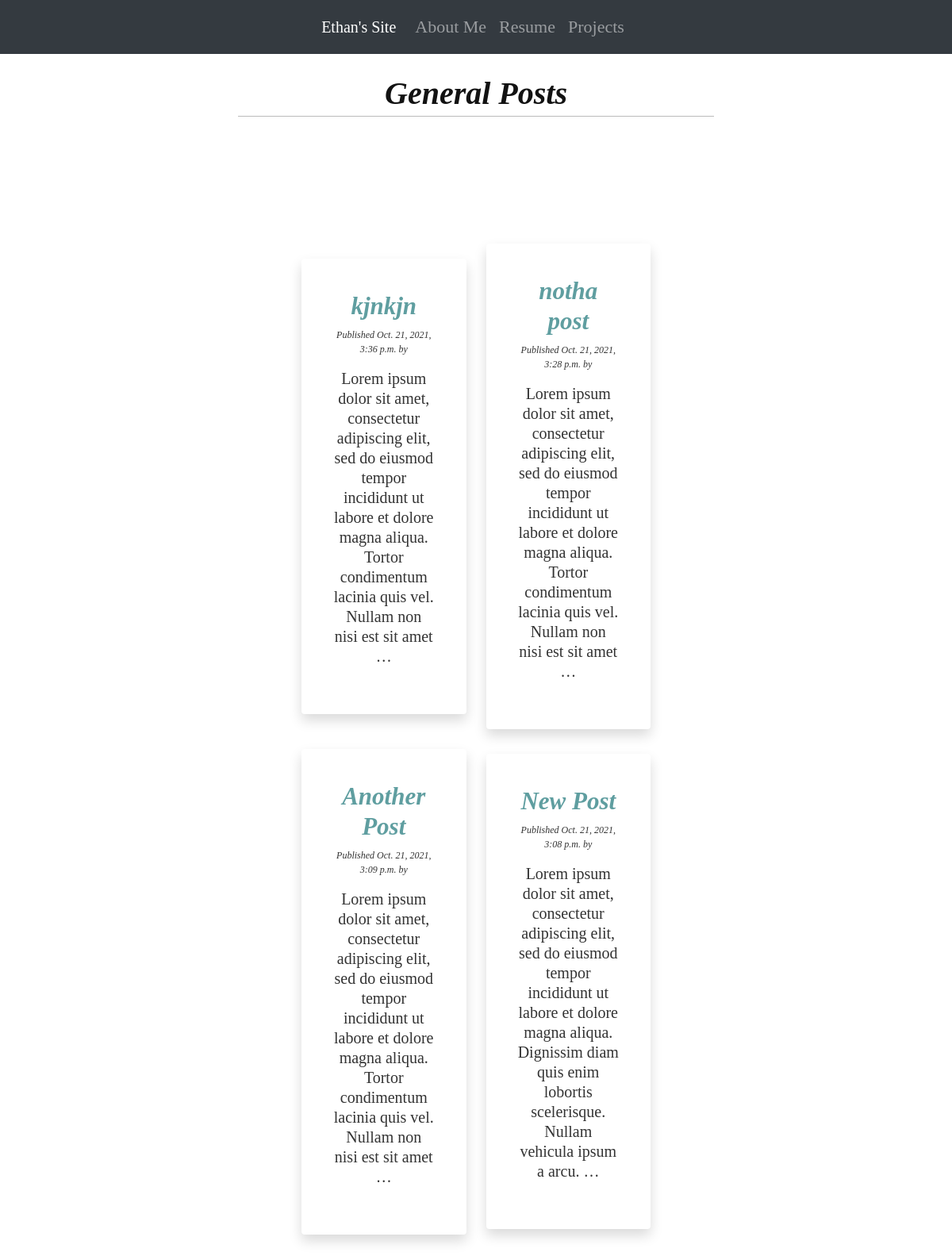
The app's page /, older data.
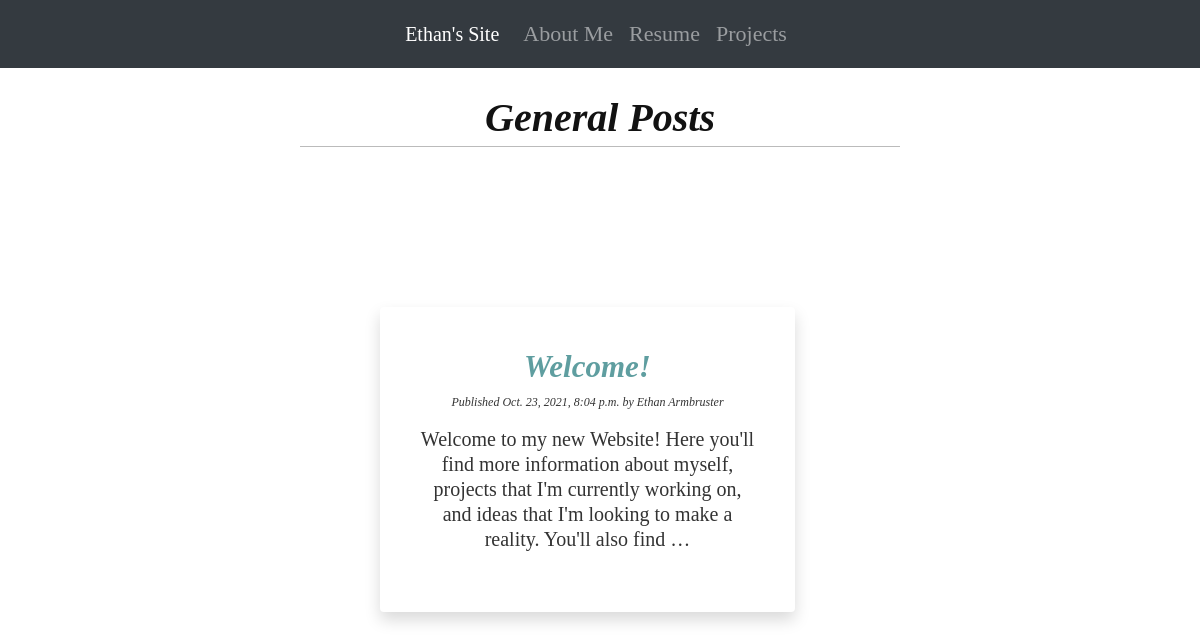
The same page, newer data.
### functionality/models.py (models this page shows, shortened)
class Post(models.Model):
    STATUS_CHOICES = (
        ('draft', 'Draft'), ('published', 'Published'),
    )
    title = models.CharField(max_length=500)
    slug = models.SlugField(max_length=500, unique_for_date='publish')
    author = models.ForeignKey(User, on_delete=models.CASCADE, related_name='blog_posts')
    body = RichTextField(blank=True, null=True)
    publish = models.DateTimeField(default=django.utils.timezone.now)
    created = models.DateTimeField(auto_now_add=True)
    updated = models.DateTimeField(auto_now=True)
    status = models.CharField(max_length=10, choices=STATUS_CHOICES, default='draft')
    objects = models.Manager()
    published = PublishedManager()
    class Meta:
        ordering = ('-publish',)
    def get_absolute_url(self):
        return reverse('functionality:post_detail', args=[self.publish.year,
                                                 self.publish.month,
                                                 self.publish.day,
                                                 self.slug])

### functionality/views.py (the view)
# urls.py: path('', views.post_list, name='post_list'),
def post_list(request):
    posts = Post.published.all()
    return render(request, 'html/list.html', {'posts': posts})

### functionality/models.py (called while the page is built)
    def get_queryset(self):
        return super(PublishedManager, self).get_queryset().filter(status='published')

### functionality/templates/html/list.html (shortened to what this page needs)
{% extends "html/base.html" %}
{% load static %}
{% load tz %}
{% block content %}
    <h1 class="times header"><span>General Posts</span></h1>
    <div id="blog_post_grid" class="grid-container">
        {% for post in posts %}
            <div id="indiv_post_card" class=" grid-item border-0 frame shadow secondary-theme card">
                <h2>
                    <a class="times post_title_color" href="{{ post.get_absolute_url }}">
                        {{ post.title }}
                    </a>
                </h2>
                <p class="date">
                    Published {{ post.publish|timezone:"America/New_York" }}
                    by {{ post.author.first_name }} {{ post.author.last_name }}
                </p>
                <div>
                    <p class="times_info">
                        {{ post.body|truncatewords:30 }}
                    </p>
                </div>
            </div>
        {% endfor %}
    </div>
{% endblock %}

Row changes from the older to the newer data that the page shows:
removed Post: title "kjnkjn", publish "Oct. 21, 2021, 3:36 p.m.", body "Lorem ipsum dolor sit amet, consectetur adipiscing elit, sed do eiusmod tempor incididunt ut labore et dolore magna aliqua. Tortor condimentum lacinia quis vel. Nullam non nisi est sit amet …"
removed Post: title "notha post", publish "Oct. 21, 2021, 3:28 p.m.", body "Lorem ipsum dolor sit amet, consectetur adipiscing elit, sed do eiusmod tempor incididunt ut labore et dolore magna aliqua. Tortor condimentum lacinia quis vel. Nullam non nisi est sit amet …"
removed Post: title "Another Post", publish "Oct. 21, 2021, 3:09 p.m.", body "Lorem ipsum dolor sit amet, consectetur adipiscing elit, sed do eiusmod tempor incididunt ut labore et dolore magna aliqua. Tortor condimentum lacinia quis vel. Nullam non nisi est sit amet …"
removed Post: title "New Post", publish "Oct. 21, 2021, 3:08 p.m.", body "Lorem ipsum dolor sit amet, consectetur adipiscing elit, sed do eiusmod tempor incididunt ut labore et dolore magna aliqua. Dignissim diam quis enim lobortis scelerisque. Nullam vehicula ipsum a arcu. …"
added Post: title "Welcome!", publish "Oct. 23, 2021, 8:04 p.m.", author.first_name "Ethan", author.last_name "Armbruster", body "Welcome to my new Website! Here you'll find more information about myself, projects that I'm currently working on, and ideas that I'm looking to make a reality. You'll also find …"
